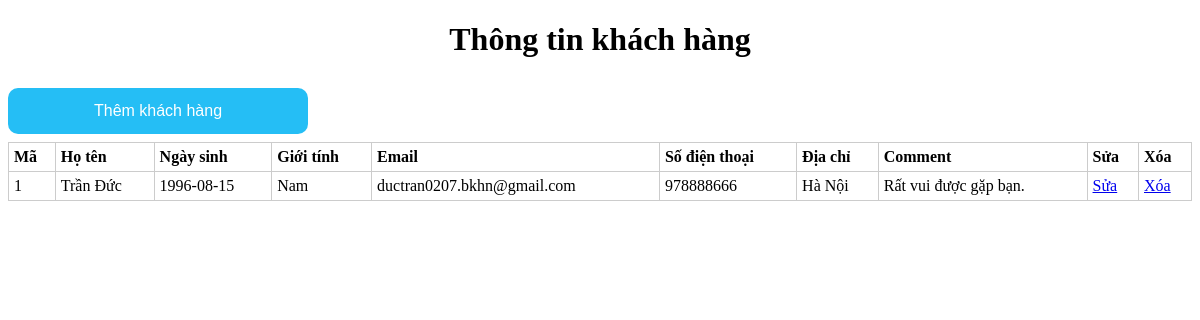
/admin/customer_manage/index.php, run on the app's committed database.
### tables this page shows
CREATE TABLE `khach_hang` (
  `ma` int(11) NOT NULL,
  `name` varchar(150) NOT NULL,
  `age` date NOT NULL,
  `gender` varchar(11) NOT NULL,
  `phone` int(11) NOT NULL,
  `email` varchar(150) NOT NULL,
  `address` text NOT NULL,
  `comment` text NOT NULL
);

### admin/customer_manage/index.php (the view, shortened to what this page needs)
<!DOCTYPE html>
<html>
<head>
	<link rel="stylesheet" type="text/css" href="../common/table_style.css">
</head>
<body>
	<div class="admin_view">
		<h1 align="center">Thông tin khách hàng</h1>
		<a href="view_insert.php"><button>Thêm khách hàng</button></a>
		<?php
		$connect = mysqli_connect('localhost','root','','bkd01');
		mysqli_set_charset($connect,'utf8');
		$sql = "select * from khach_hang";
		$result = mysqli_query($connect,$sql);
		?>
		<table border="1px">
			<tr>
				<th>Mã</th>
				<th>Họ tên</th>
				<th>Ngày sinh</th>
				<th>Giới tính</th>
				<th>Email</th>
				<th>Số điện thoại</th>
				<th>Địa chỉ</th>
				<th>Comment</th>
				<th>Sửa</th>
				<th>Xóa</th>
			</tr>
			<?php foreach ($result as $each):  ?>
				<tr>
					<td>
						<?php echo $each['ma']; ?>
					</td>
					<td>
						<?php echo $each['name']; ?>
					</td>
					<td>
						<?php echo $each['age']; ?>
					</td>
					<td>
						<?php echo $each['gender']; ?>
					</td>
					<td>
						<?php echo $each['email']; ?>
					</td>
					<td>
						<?php echo $each['phone']; ?>
					</td>
					<td>
						<?php echo $each['address']; ?>
					</td>
					<td>
						<?php echo $each['comment']; ?>
					</td>
					<td>
						<a href="view_update.php?ma=<?php echo $each['ma'] ?>">Sửa</a>
					</td>
					<td>
						<a href="delete.php?ma=<?php echo $each['ma'] ?>">Xóa</a>
					</td>
				</tr>
			<?php endforeach ?>
		</table>
	</div>
</body>
</html>

### admin/common/table_style.css (style rules this page uses)
.admin_view table, th, td { border:1px solid #ccc; }
.admin_view table { border-collapse:collapse; width:100%; }
.admin_view td, th { text-align:left; padding:5px; }
.admin_view button { background-color: #0eb7f4; color: white; padding: 14px 20px; margin: 8px 0; border: none; cursor: pointer; width: 300px; opacity: 0.9; font-size:16px; font-family: Montserrat,Arial, Helvetica, sans-serif; border-radius:10px; }

### data on the page
khach_hang: ma "1", name "Trần Đức", age "1996-08-15", gender "Nam", email "ductran0207.bkhn@gmail.com", phone "978888666", address "Hà Nội", comment "Rất vui được gặp bạn."
